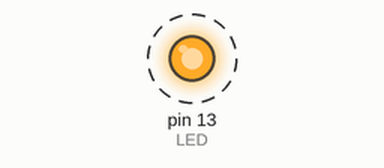
A sketch run on a simulated Arduino Uno, built with avr-gcc and run on an emulated ATmega328P. On the bench: output pins drawn as LEDs (lit = HIGH). Dashed ring = blinking. MIDI output is not drawn.

Above: at 0.02 s.
Timing chart, 0 to 3.0 s (numbered marks = the images above):
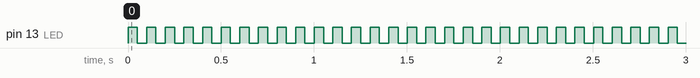

Measured:
- by itself, pin 13 (LED): alternates HIGH for 0.05 s and LOW for 0.05 s

The sketch:

miditest.ino
```cpp
#include <MIDI.h>

MIDI_CREATE_DEFAULT_INSTANCE();

void setup() {
  // put your setup code here, to run once:
  MIDI.begin(1);
  Serial.begin(115200);
  pinMode(13, OUTPUT);
}

#define lenMs 50
#define LED 13
const int noteRange[] = {0, 50};
int currentNote = noteRange[0];
void loop() {
  // put your main code here, to run repeatedly:
  digitalWrite(LED, HIGH);
  MIDI.sendNoteOn(currentNote, 100, 1);
  delay(lenMs);
  MIDI.sendNoteOff(currentNote, 0, 1);
  digitalWrite(LED, LOW);
  delay(lenMs);
  if(currentNote < noteRange[1])
  {
    currentNote++;
  }else{
    currentNote = noteRange[0];
  }
}
```
